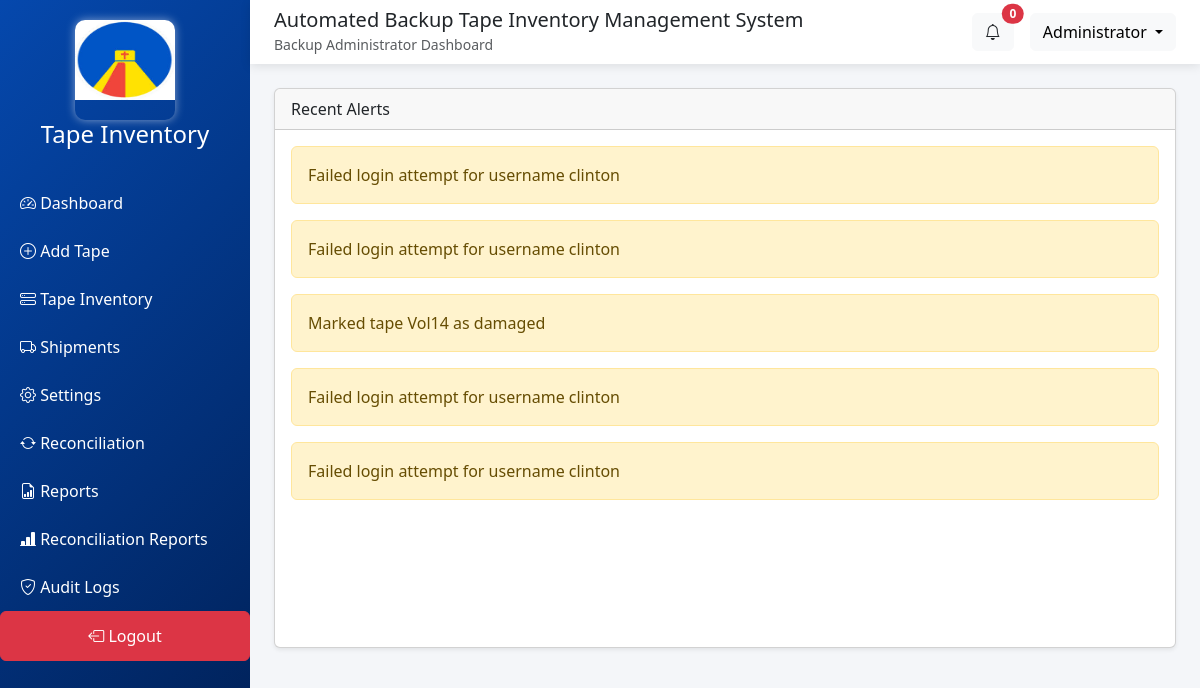
The app's page /backup-dashboard/?show_alerts=1 (signed in), older data.
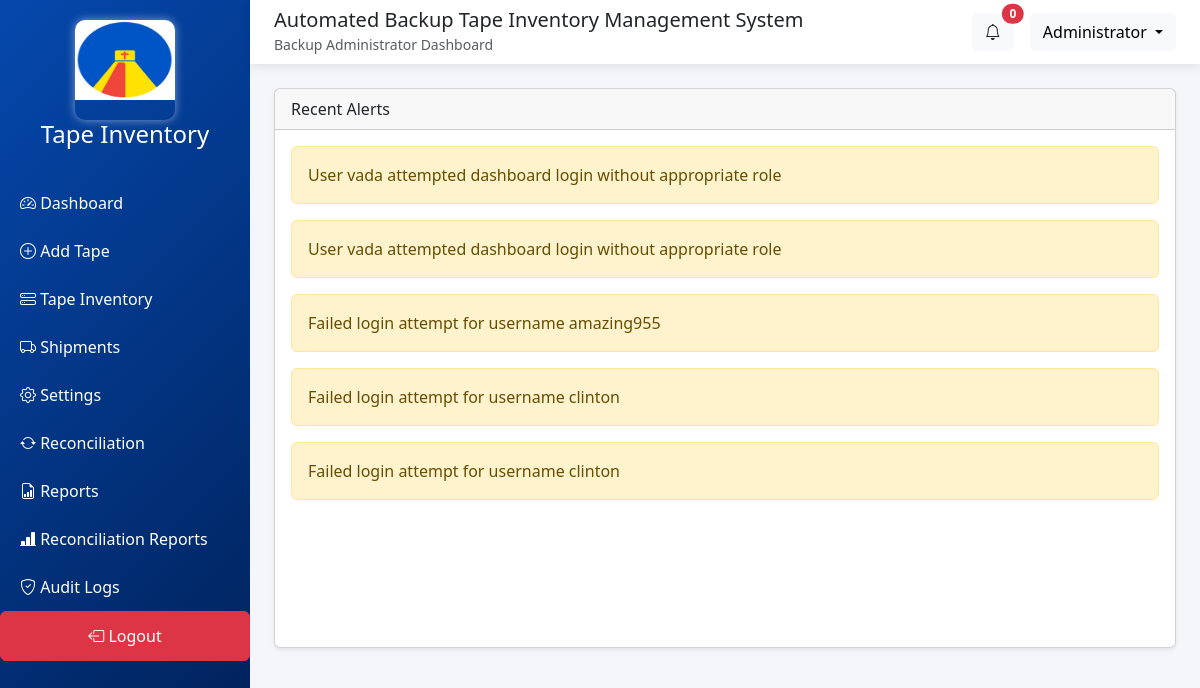
The same page, newer data.
### inventory/models.py (models this page shows, shortened)
class AuditLog(models.Model):
    id = models.UUIDField(primary_key=True, default=uuid.uuid4, editable=False)
    timestamp = models.DateTimeField(auto_now_add=True)
    name = models.CharField(max_length=120, blank=True)
    action = models.CharField(max_length=120, blank=True)
    user = models.ForeignKey(settings.AUTH_USER_MODEL, null=True, blank=True, on_delete=models.SET_NULL)
    message = models.CharField(max_length=255, blank=True)
    severity = models.CharField(
        max_length=20,
        choices=[
            ('info', 'Info'),
            ('success', 'Success'),
            ('warning', 'Warning'),
            ('error', 'Error'),
        ],
        default='info'
    )
    is_read = models.BooleanField(default=False)
    read_at = models.DateTimeField(null=True, blank=True)

### inventory/views.py (the view, shortened to what this page needs)
# urls.py: path('backup-dashboard/', views.backup_dashboard, name='backup-dashboard'),
@user_passes_test(lambda u: u.is_superuser or is_backup_administrator(u), login_url='signin')
@login_required(login_url='signin')
def backup_dashboard(request):
    tape_form = TapeForm(request.POST or None)
    tape_action_form = None
    selected_tape = None
    show_add_tape_panel = False
    show_tape_actions_panel = False
    show_tape_inventory_panel = False
    show_settings_panel = False
    show_audit_panel = False
    show_alerts_panel = False
    show_reports_panel = False
    show_shipments_panel = False
    show_add_shipment_panel = False
    show_edit_shipment_panel = False
    show_reconciliation_panel = False
    show_reconciliation_reports_panel = False
    show_add_reconciliation_panel = False
    selected_shipment = None
    selected_reconciliation = None
    add_shipment_form = ShipmentForm(request.POST or None, prefix='add')
    edit_shipment_form = None
    reconciliation_form = ReconciliationForm(request.POST or None, prefix='reconciliation')
    reconciliation_result_form = ReconciliationResultForm(request.POST or None, prefix='result')
    application_settings = ApplicationSetting.objects.first() or ApplicationSetting.objects.create()
    settings_form = None
    profile_form = None
    show_profile_panel = False
    selected_tape_id = request.GET.get('selected_tape') or request.POST.get('selected_tape')
    if selected_tape_id and not selected_tape:
        selected_tape = get_object_by_uuid_pk(Tape, selected_tape_id)
    if selected_tape and not tape_action_form:
        tape_action_form = TapeForm(instance=selected_tape)
    if request.GET.get('open_panel') == 'tapeActionsPanel':
        show_tape_actions_panel = True
    if request.GET.get('show_tape_actions') == '1' or 'show_tape_actions' in request.GET:
        show_tape_actions_panel = True
    if 'show_tape_inventory' in request.GET:
        show_tape_inventory_panel = True
    if 'show_profile' in request.GET:
        show_profile_panel = True
    if 'show_settings' in request.GET:
        show_settings_panel = True
    if 'show_add_tape' in request.GET:
        show_add_tape_panel = True
    if 'show_audit' in request.GET:
        show_audit_panel = True
    if 'show_alerts' in request.GET:
        show_alerts_panel = True
        AuditLog.objects.filter(severity__in=['warning', 'error'], is_read=False).update(
            is_read=True,
            read_at=timezone.now()
        )
    report_type = request.GET.get('report_type')
    report_period = request.GET.get('report_period')
    export_csv = request.GET.get('export_csv') == '1'
    generated_report_data = None
    generated_report_label = None
    generated_report_items = []
    report_email_form = ReportEmailForm(request.POST or None)
    reconciliation_report_summary = None
    export_reconciliation_csv = request.GET.get('export_reconciliation_csv') == '1'
    if 'show_reports' in request.GET:
        show_reports_panel = True
    if 'show_shipments' in request.GET:
        show_shipments_panel = True
    if 'show_reconciliation_reports' in request.GET:
        show_reconciliation_reports_panel = True
    if 'show_add_shipment' in request.GET:
        show_shipments_panel = True
        show_add_shipment_panel = True
    if 'show_reconciliation' in request.GET:
        show_reconciliation_panel = True
    if 'show_add_reconciliation' in request.GET:
        show_reconciliation_panel = True
        show_add_reconciliation_panel = True
    reconciliation_pk = request.GET.get('reconciliation_pk')
    if reconciliation_pk:
        selected_reconciliation = get_object_by_uuid_pk(Reconciliation, reconciliation_pk)
        if selected_reconciliation:
            show_reconciliation_panel = True
    edit_shipment_pk = request.GET.get('edit_shipment_pk')
    if not settings_form:
        settings_form = SystemSettingsForm(instance=application_settings)
    if not profile_form:
        profile_form = UserProfileForm(instance=request.user)
    tapes = Tape.objects.all().order_by('-date_registered')
    tape_search = request.GET.get('tape_search', '').strip()
    user_feature_names = []
    user_groups = request.user.groups.all()
    if user_groups.exists():
        assigned_templates = RoleTemplate.objects.filter(group__in=user_groups)
        for template in assigned_templates:
            if template.features:
                user_feature_names.extend(template.features)
    user_feature_names = sorted(set(user_feature_names))
    request.user.feature_names = user_feature_names
    dashboard_tabs = get_dashboard_tabs(request.user, BACKUP_FEATURE_TABS, preserve_empty_tabs=True)
    total_tapes = tapes.count()
    active_tapes = tapes.filter(status="Active").count()
    off_site_tapes = tapes.filter(status="Off-Site").count()
    missing_tapes = tapes.filter(status="Missing").count()
    archived_tapes = tapes.filter(status="Retained").count()
    retention_due = tapes.filter(retention_end_date__lte=timezone.localdate()).count()
    shipments = Shipment.objects.all().order_by('shipment_id')
    pending_users = User.objects.filter(verified=False).order_by('date_joined')
    reports = ReportTemplate.objects.all()
    reconciliations = Reconciliation.objects.all().order_by('-reconciliation_date', '-created_at')
    search_query = request.GET.get('search', '').strip()
    reconciliation_report_summary = None
    for reconciliation in reconciliations:
        reconciliation.total_issues = reconciliation.results.count()
        reconciliation.open_issues = reconciliation.results.filter(resolution_status__in=['Open', 'Under Investigation']).count()
    reconciliation_results = selected_reconciliation.results.order_by('-updated_at') if selected_reconciliation else ReconciliationResult.objects.none()
    recent_activities = AuditLog.objects.order_by('-timestamp')[:6]
    recent_alerts = AuditLog.objects.filter(severity__in=['warning', 'error']).order_by('-timestamp')[:5]
    audit_logs = AuditLog.objects.order_by('-timestamp')
    if show_reconciliation_reports_panel and export_reconciliation_csv:
        return export_reconciliation_report_csv(reconciliations, summary=reconciliation_report_summary)
    status_labels = ['Active', 'Off-Site', 'Scratch Eligible', 'Damaged']
    status_counts = [
        tapes.filter(status='Active').count(),
        tapes.filter(status='Off-Site').count(),
        tapes.filter(status='Scratch Eligible').count(),
        tapes.filter(status='Damaged').count(),
    ]
    monthly_labels, monthly_counts = get_last_six_month_counts(tapes)
    context = {
        'tapes': tapes,
        'tape_search': tape_search,
        'total_tapes': total_tapes,
        'active_tapes': active_tapes,
        'off_site_tapes': off_site_tapes,
        'missing_tapes': missing_tapes,
        'archived_tapes': archived_tapes,
        'retention_due': retention_due,
        'pending_shipments': shipments.filter(status__iexact='Pending').count(),
        'alert_count': AuditLog.objects.filter(severity__in=['warning', 'error'], is_read=False).count(),
        'shipments': shipments,
        'pending_users': pending_users,
        'pending_user_count': pending_users.count(),
        'recent_activities': recent_activities,
        'recent_alerts': recent_alerts,
        'audit_logs': audit_logs,
        'user_feature_names': user_feature_names,
        'dashboard_tabs': dashboard_tabs,
        'tape_form': tape_form,
        'tape_action_form': tape_action_form,
        'selected_tape': selected_tape,
        'show_add_tape_panel': show_add_tape_panel,
        'show_tape_actions_panel': show_tape_actions_panel,
        'show_tape_inventory_panel': show_tape_inventory_panel,
        'show_profile_panel': show_profile_panel,
        'show_settings_panel': show_settings_panel,
        'show_audit_panel': show_audit_panel,
        'show_alerts_panel': show_alerts_panel,
        'show_reports_panel': show_reports_panel,
        'show_reconciliation_reports_panel': show_reconciliation_reports_panel,
        'show_shipments_panel': show_shipments_panel,
        'show_add_shipment_panel': show_add_shipment_panel,
        'show_edit_shipment_panel': show_edit_shipment_panel,
        'show_reconciliation_panel': show_reconciliation_panel,
        'show_add_reconciliation_panel': show_add_reconciliation_panel,
        'add_shipment_form': add_shipment_form,
        'edit_shipment_form': edit_shipment_form,
        'selected_shipment': selected_shipment,
        'reconciliation_form': reconciliation_form,
        'reconciliation_result_form': reconciliation_result_form,
        'reconciliations': reconciliations,
        'reconciliation_results': reconciliation_results,
        'selected_reconciliation': selected_reconciliation,
        'settings_form': settings_form,
        'profile_form': profile_form,
        'application_settings': application_settings,
        'reports': reports,
        'generated_report_data': generated_report_data,
        'generated_report_label': generated_report_label,
        'report_type': report_type,
        'report_period': report_period,
        'report_email_form': report_email_form,
        'search_query': search_query,
        'reconciliation_report_summary': reconciliation_report_summary,
        'report_export_url': f"{reverse('backup-dashboard')}?show_reconciliation_reports=1",
        'status_labels_json': json.dumps(status_labels),
        'status_counts_json': json.dumps(status_counts),
        'monthly_labels_json': json.dumps(monthly_labels),
        'monthly_counts_json': json.dumps(monthly_counts),
    }
    return render(request, 'backup_dashboard.html', context)

### inventory/templates/backup_dashboard.html (shortened to what this page needs)
<!DOCTYPE html>
<html lang="en">
<head>
{% load static %}
<link href="https://cdn.jsdelivr.net/npm/bootstrap@5.3.3/dist/css/bootstrap.min.css" rel="stylesheet">
<link href="https://cdn.jsdelivr.net/npm/bootstrap-icons@1.11.3/font/bootstrap-icons.css" rel="stylesheet">
</head>
<body>
<div class="sidebar">
    <h4><div class="logo">
            <img src="{% static 'inventory/round.jpg' %}" alt="logo" width="100" height="100" style="padding-bottom:20px; border-radius:10px; box-shadow:0 0 10px rgba(255,255,255,0.5);">
        </div> Tape Inventory</h4>
    <a href="{% url 'backup-dashboard' %}"><i class="bi bi-speedometer2"></i> Dashboard</a>
    <a href="{% url 'backup-dashboard' %}?show_add_tape"><i class="bi bi-plus-circle"></i> Add Tape</a>
    <a href="{% url 'backup-dashboard' %}?show_tape_inventory"><i class="bi bi-hdd-stack"></i> Tape Inventory</a>
    <a href="{% url 'backup-dashboard' %}?show_shipments"><i class="bi bi-truck"></i> Shipments</a>
    <a href="{% url 'backup-dashboard' %}?show_settings"><i class="bi bi-gear"></i> Settings</a>
    <a href="{% url 'backup-dashboard' %}?show_reconciliation"><i class="bi bi-arrow-repeat"></i> Reconciliation</a>
    <a href="{% url 'backup-dashboard' %}?show_reports"><i class="bi bi-file-earmark-bar-graph"></i> Reports</a>
    <a href="{% url 'backup-dashboard' %}?show_reconciliation_reports"><i class="bi bi-bar-chart-line-fill"></i> Reconciliation Reports</a>
    <a href="{% url 'backup-dashboard' %}?show_audit"><i class="bi bi-shield-check"></i> Audit Logs</a>
    <a href="{% url 'signout' %}" class="btn btn-danger"><i class="bi bi-box-arrow-left"></i> Logout</a>
</div>
<div class="main-content">
<nav class="navbar navbar-expand-lg px-4">
    <div>
        <h5 class="mb-0">
            Automated Backup Tape Inventory Management System
        </h5>
        <small class="text-muted">
            Backup Administrator Dashboard
        </small>
    </div>
    <div class="ms-auto d-flex align-items-center">
        <a href="{% url 'backup-dashboard' %}?show_alerts=1" class="btn btn-light position-relative me-3 text-decoration-none text-dark">
            <i class="bi bi-bell"></i>
            <span class="position-absolute top-0 start-100 translate-middle badge rounded-pill bg-danger">
                {{ alert_count }}
            </span>
        </a>
        <div class="dropdown">
            <button class="btn btn-light dropdown-toggle"
                    data-bs-toggle="dropdown">
                Administrator
            </button>
        </div>
    </div>
</nav>
<div class="container-fluid p-4">
{% if show_audit_panel %}
<div class="card shadow-sm mb-4" style="min-height:70vh;">
    <div class="card-header">
        Audit Logs
    </div>
    <div class="card-body">
        <div class="table-responsive">
            <table class="table table-hover table-sm align-middle mb-0">
                <thead class="table-light">
                    <tr>
                        <th scope="col">Event</th>
                        <th scope="col">Details</th>
                        <th scope="col">User</th>
                        <th scope="col">Severity</th>
                        <th scope="col">Timestamp</th>
                    </tr>
                </thead>
                <tbody>
                    {% for audit in audit_logs %}
                        <tr>
                            <td class="fw-semibold">{{ audit.name }}</td>
                            <td class="small text-muted">{{ audit.action }}</td>
                            <td>{% if audit.user %}{{ audit.user.username }}{% else %}<span class="text-muted">System</span>{% endif %}</td>
                            <td>
                                {% if audit.severity == 'error' %}
                                    <span class="badge bg-danger text-uppercase">{{ audit.severity|title }}</span>
                                {% elif audit.severity == 'warning' %}
                                    <span class="badge bg-warning text-dark text-uppercase">{{ audit.severity|title }}</span>
                                {% elif audit.severity == 'success' %}
                                    <span class="badge bg-success text-uppercase">{{ audit.severity|title }}</span>
                                {% else %}
                                    <span class="badge bg-secondary text-uppercase">{{ audit.severity|title }}</span>
                                {% endif %}
                            </td>
                            <td class="small text-muted">{{ audit.timestamp|date:"Y-m-d H:i" }}</td>
                        </tr>
                    {% empty %}
                        <tr>
                            <td colspan="5" class="text-center text-muted">No audit logs found.</td>
                        </tr>
                    {% endfor %}
                </tbody>
            </table>
        </div>
    </div>
</div>
{% elif show_alerts_panel %}
<div class="card shadow-sm mb-4" style="min-height:70vh;">
    <div class="card-header">
        Recent Alerts
    </div>
    <div class="card-body">
        {% if recent_alerts %}
            {% for alert in recent_alerts %}
                {% if alert.severity == 'error' %}
                    <div class="alert alert-danger">
                {% else %}
                    <div class="alert alert-warning">
                {% endif %}
                        {{ alert.action|default:alert.name }}
                    </div>
            {% endfor %}
        {% else %}
            <div class="alert alert-secondary">
                No alerts to show.
            </div>
        {% endif %}
    </div>
</div>
{% endif %}
</div>
</body>
</html>

Row changes from the older to the newer data that the page shows:
no longer on this page (row unchanged): AuditLog: action "Marked tape Vol14 as damaged"
no longer on this page (row unchanged): AuditLog: action "Failed login attempt for username clinton"
no longer on this page (row unchanged): AuditLog: action "Failed login attempt for username clinton"
added AuditLog: action "User vada attempted dashboard login without appropriate role"
added AuditLog: action "User vada attempted dashboard login without appropriate role"
added AuditLog: action "Failed login attempt for username amazing955"
